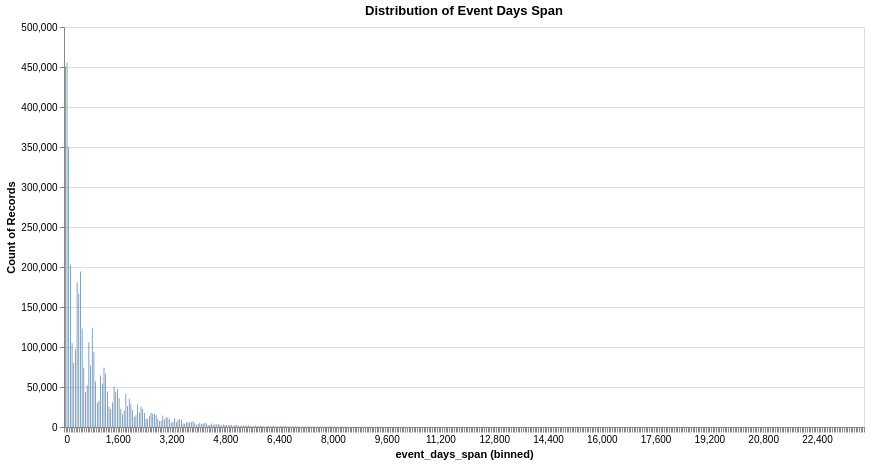

Notebook cell for this chart:
### Code cell
# altair histogram of event_days_span
chart = alt.Chart(df_banding_pd).mark_bar().encode(
    alt.X("event_days_span", bin=alt.Bin(maxbins=1000)),
    y='count()',
).properties(
    title="Distribution of Event Days Span",
    width=800,
    height=400
)

chart

### Figure 1 — Vega specification as saved in the notebook (floating-point values rounded to 4 significant figures; data arrays with more than 128 entries replaced by an {"elided": "..."} marker saying what was removed)
{"$schema": "https://vega.github.io/schema/vega/v5.json", "data": [{"name": "source_0", "values": {"elided": "466 records"}}, {"name": "source_0_y_domain___count", "values": [{"min": 1, "max": 455280}]}], "signals": [{"name": "bin_maxbins_1000_event_days_span_bins", "value": {"fields": ["event_days_span"], "fname": "bin_event_days_span", "start": 0.0, "step": 50.0, "stop": 23800.0}}], "marks": [{"type": "rect", "name": "marks", "from": {"data": "source_0"}, "encode": {"update": {"y": {"field": "__count", "scale": "y"}, "y2": {"value": 0, "scale": "y"}, "x2": {"field": "bin_maxbins_1000_event_days_span", "scale": "x", "offset": {"signal": "0.5 + (abs(scale(\"x\", datum[\"bin_maxbins_1000_event_days_span_end\"]) - scale(\"x\", datum[\"bin_maxbins_1000_event_days_span\"])) < 0.25 ? -0.5 * (0.25 - (abs(scale(\"x\", datum[\"bin_maxbins_1000_event_days_span_end\"]) - scale(\"x\", datum[\"bin_maxbins_1000_event_days_span\"])))) : 0.5)"}}, "fill": {"value": "#4c78a8"}, "x": {"field": "bin_maxbins_1000_event_days_span_end", "scale": "x", "offset": {"signal": "0.5 + (abs(scale(\"x\", datum[\"bin_maxbins_1000_event_days_span_end\"]) - scale(\"x\", datum[\"bin_maxbins_1000_event_days_span\"])) < 0.25 ? 0.5 * (0.25 - (abs(scale(\"x\", datum[\"bin_maxbins_1000_event_days_span_end\"]) - scale(\"x\", datum[\"bin_maxbins_1000_event_days_span\"])))) : -0.5)"}}}}, "style": ["bar"]}], "scales": [{"name": "x", "type": "linear", "domain": {"signal": "[bin_maxbins_1000_event_days_span_bins.start, bin_maxbins_1000_event_days_span_bins.stop]"}, "range": [0, {"signal": "width"}], "bins": {"signal": "bin_maxbins_1000_event_days_span_bins"}, "zero": false}, {"name": "y", "type": "linear", "domain": [{"signal": "(data(\"source_0_y_domain___count\")[0] || {}).min"}, {"signal": "(data(\"source_0_y_domain___count\")[0] || {}).max"}], "range": [{"signal": "height"}, 0], "nice": true, "zero": true}], "axes": [{"scale": "y", "zindex": 0, "maxExtent": 0, "tickCount": {"signal": "ceil(height/40)"}, "labels": false, "minExtent": 0, "aria": false, "orient": "left", "grid": true, "ticks": false, "gridScale": "x", "domain": false}, {"scale": "x", "zindex": 0, "labelFlush": true, "grid": false, "orient": "bottom", "title": "event_days_span (binned)", "labelOverlap": true, "tickCount": {"signal": "ceil(width/10)"}}, {"scale": "y", "grid": false, "orient": "left", "labelOverlap": true, "tickCount": {"signal": "ceil(height/40)"}, "zindex": 0, "title": "Count of Records"}], "title": {"text": "Distribution of Event Days Span", "frame": "group"}, "padding": 5, "height": 400, "background": "white", "style": "cell", "width": 800}
